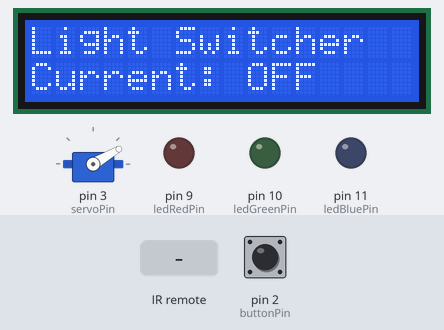
The sketch below on a simulated Arduino Uno, built with avr-gcc and run on an emulated ATmega328P. On the bench: servo, 16×2 character LCD, output pins drawn as LEDs (lit = HIGH). The inputs (shaded band) are chosen by the test bench; at power-on: pin 2 (buttonPin) LOW. What the sketch prints to the serial monitor is not drawn.

Above: at 2.2 s.
2.3 s: infrared code 0xFFA857 received
At 4.8 s:
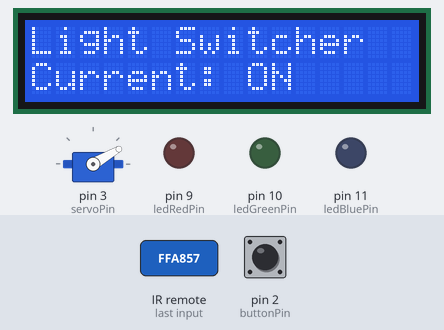
5.1 s: infrared code 0xFFC23D received
At 7.5 s:
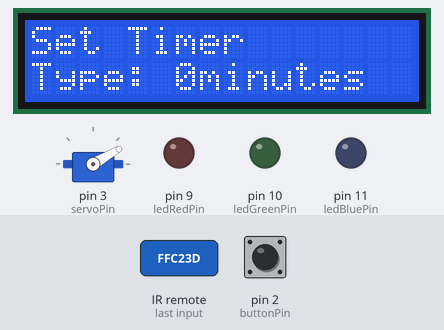
7.8 s: infrared code 0xFFC23D received
At 9.29 s:
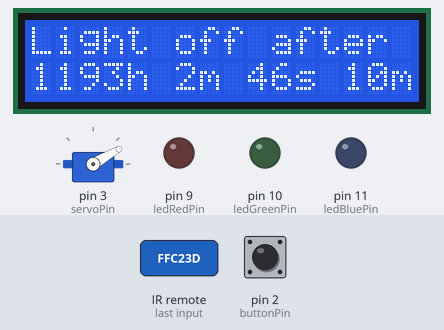
10.8 s: pin 2 (buttonPin) pulled HIGH for 0.15 s
At 11.6 s:
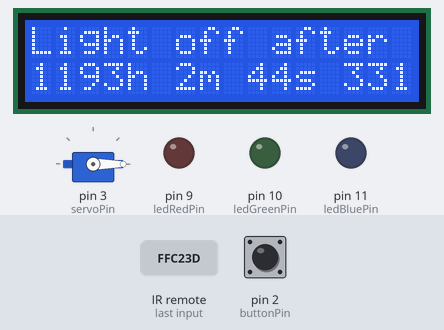
12.4 s: pin 2 (buttonPin) pulled HIGH for 1 s
At 13.1 s:
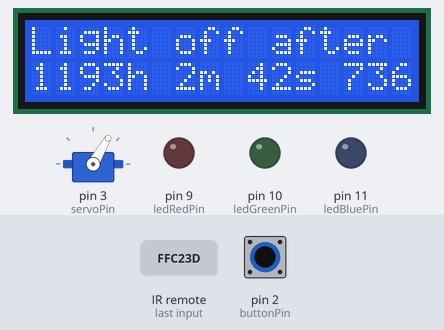
14.0 s: infrared code 0xFFE01F received
At 14.8 s:
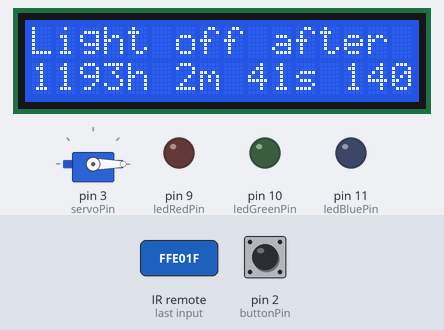
Timing chart, 0 to 16.5 s (numbered marks = the images above; inputs shaded):
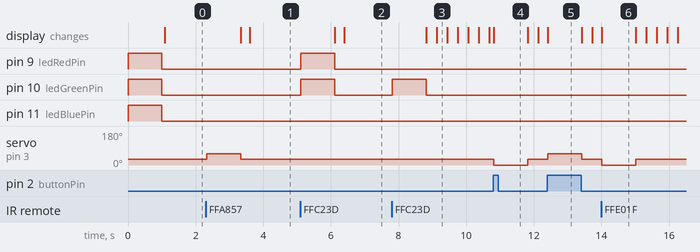

Measured:
- after the input at 2.3 s, servo on pin 3 (servoPin): 30° → 60° at once, → 30° 1.0 s later; the display: first changes after 1.0 s (image 1 shows a later state)
- after the input at 5.1 s, pin 9 (ledRedPin), pin 10 (ledGreenPin): LOW → HIGH at once, → LOW 1.0 s later; the display: first changes after 1.0 s (image 2 shows a later state)
- after the input at 7.8 s, pin 10 (ledGreenPin): LOW → HIGH at once, → LOW 1.0 s later; the display: first changes after 1.0 s (image 3 shows a later state)
- after the input at 10.8 s, servo on pin 3 (servoPin): 30° → 0° at once, → 30° 1.0 s later
- after the input at 12.4 s, servo on pin 3 (servoPin): 30° → 60° at once, → 30° 1.0 s later
- after the input at 14.0 s, servo on pin 3 (servoPin): 30° → 0° at once, → 30° 1.0 s later
- what the display in image 6 shows lasts 1.0 s, from 14.0 s to 15.0 s

The sketch:

lightswitcher.ino
```cpp
#include <stdio.h>
#include <stdlib.h>
#include <string.h>
#include <Servo.h>
#include <IRremote.h>
#include <LiquidCrystal_I2C.h>
#include <Wire.h>

int buttonPin = 2;
int servoPin = 3;
int recvPin = 4;
int ledRedPin = 9;
int ledGreenPin = 10;
int ledBluePin = 11;

Servo servo;
IRrecv irrecv(recvPin);
decode_results results;

int initialAngle = 30;
int lightOffAngle = 0;
int lightOnAngle = 60;

bool isLightOn = false;

bool isTimerMode = false;
bool isTimerSet = false;
char timerInput[3] = "\0";
unsigned long initialMillis;
unsigned long curMillis;
unsigned long remainMillis;
int milliSeconds;
int seconds;
int minutes;
int hours;

LiquidCrystal_I2C lcd(0x27, 16, 2);
char lightStatus[5];

void setup() {
    Serial.begin(9600);

    pinMode(buttonPin, INPUT);

    pinMode(ledRedPin, OUTPUT);
    pinMode(ledGreenPin, OUTPUT);
    pinMode(ledBluePin, OUTPUT);

    servo.attach(servoPin);
    servo.write(initialAngle);

    irrecv.enableIRIn();

    setLedColor("white");

    lcd.init();
    lcd.backlight();
}

void loop() {
    curMillis = millis();
/*
    if (isTimerSet && atoi(timerInput) != 0 && curMillis - initialMillis >= atoi(timerInput)*60000) {   //Timer Ended
        isLightOn = false;
        servoControl(false);

        isTimerMode = false;
        isTimerSet = false;

        remainMillis = 0;
        hours = 0;
        minutes = 0;
        seconds = 0;
        milliSeconds = 0;

        lcd.clear();

        setLedColor("blink");
    } */

    if (!isTimerMode) {
        if (!isLightOn) {
            strcpy(lightStatus, "OFF");
        } else if (isLightOn) {
            strcpy(lightStatus, "ON");
        }
        lcd.setCursor(0, 0);
        lcd.print("Light Switcher");
        lcd.setCursor(0, 1);
        lcd.print(String("Current: ") + lightStatus);
    } else if (isTimerMode && !isTimerSet) {
        lcd.setCursor(0, 0);
        lcd.print("Set Timer");
        lcd.setCursor(0, 1);
        lcd.print(String("Type: ") + atoi(timerInput) + String("minutes"));
    } else if (isTimerMode && isTimerSet) {
        remainMillis = atoi(timerInput)*60000 - (curMillis - initialMillis);
        hours = remainMillis / (1000ul * 60ul * 60ul);
        minutes = (remainMillis % (1000ul * 60ul * 60ul)) / (1000ul * 60ul);
        seconds = ((remainMillis % (1000ul * 60ul * 60ul)) % (1000ul * 60ul)) / 1000ul;
        milliSeconds = ((remainMillis % (1000ul * 60ul * 60ul)) % (1000ul * 60ul)) % 1000ul;
        lcd.setCursor(0, 0);
        lcd.print("Light off after");
        lcd.setCursor(0, 1);
        lcd.print(hours + String("h ") + minutes + String("m ") + seconds + String("s ") + milliSeconds + String("ms  "));
        if (remainMillis <= 100ul) {
            lcd.clear();
            lcd.setCursor(0, 0);
            lcd.print("Light turned off");
            lcd.setCursor(0, 1);
            lcd.print(hours + String("h ") + minutes + String("m ") + seconds + String("s ") + 0 + String("ms"));

            isLightOn = false;
            servoControl(false);

            isTimerMode = false;
            isTimerSet = false;

            timerInput[0] = '\0';

            remainMillis = 0;
            hours = 0;
            minutes = 0;
            seconds = 0;
            milliSeconds = 0;

            delay(3000);
            lcd.clear();

            setLedColor("blink");
/*             exit(0); */
        }
    }

    if (irrecv.decode(&results)) {
        Serial.println(results.value, HEX);

        switch (results.value) {
            case 0xFFE01F:  //-
                isLightOn = false;
                servoControl(false);
                lcd.clear();
                break;

            case 0xFFA857:  //+
                isLightOn = true;
                servoControl(true);
                lcd.clear();
                break;

            case 0xFFC23D:  //Play/Pause
                if (!isTimerMode) { //Start Timer Setting Mode
                    isTimerMode = true;
                    setLedColor("yellow");
                    lcd.clear();
                } else if (isTimerMode) {
                    if (!isTimerSet) {  //Set Timer
                        isTimerSet = true;
                        initialMillis = millis();
                        setLedColor("green");
                        lcd.clear();
                    } else if (isTimerSet) {    //Reset Timer
                        timerInput[0] = '\0';
                        isTimerSet = false;
                        isTimerMode = false;
                        setLedColor("red");
                        lcd.clear();
                    }
                }
                break;

            case 0xFF6897:  //0
                if (isTimerMode && !isTimerSet) {
                    strcat(timerInput, "0");
                }
                break;

            case 0xFF30CF:  //1
                if (isTimerMode && !isTimerSet) {
                    strcat(timerInput, "1");
                }
                break;

            case 0xFF18E7:  //2
                if (isTimerMode && !isTimerSet) {
                    strcat(timerInput, "2");
                }
                break;

            case 0xFF7A85:  //3
                if (isTimerMode && !isTimerSet) {
                    strcat(timerInput, "3");
                }
                break;

            case 0xFF10EF:  //4
                if (isTimerMode && !isTimerSet) {
                    strcat(timerInput, "4");
                }
                break;

            case 0xFF38C7:  //5
                if (isTimerMode && !isTimerSet) {
                    strcat(timerInput, "5");
                }
                break;

            case 0xFF5AA5:  //6
                if (isTimerMode && !isTimerSet) {
                    strcat(timerInput, "6");
                }
                break;

            case 0xFF42BD:  //7
                if (isTimerMode && !isTimerSet) {
                    strcat(timerInput, "7");
                }
                break;

            case 0xFF4AB5:  //8
                if (isTimerMode && !isTimerSet) {
                    strcat(timerInput, "8");
                }
                break;

            case 0xFF52AD:  //9
                if (isTimerMode && !isTimerSet) {
                    strcat(timerInput, "9");
                }
                break;

            default:
                break;
        }

        delay(250);
        irrecv.resume();
    }

    if (digitalRead(buttonPin) == 1) {
        isLightOn = !isLightOn;
        if (isLightOn) {
            servoControl(true);
        } else {
            servoControl(false);
        }
        lcd.clear();
        delay(250);
    }
}

void servoControl(bool onOff) {
    if (!onOff) {
        servo.write(lightOffAngle);
        delay(1000);
        servo.write(initialAngle);
    } else if (onOff) {
        servo.write(lightOnAngle);
        delay(1000);
        servo.write(initialAngle);
    }
}

void setLedColor(char color[10]) {
    if (color == "red") {
        analogWrite(ledRedPin, 255);
        analogWrite(ledGreenPin, 0);
        analogWrite(ledBluePin, 0);
        delay(1000);
        analogWrite(ledRedPin, 0);
        analogWrite(ledGreenPin, 0);
        analogWrite(ledBluePin, 0);
    } else if (color == "green") {
        analogWrite(ledRedPin, 0);
        analogWrite(ledGreenPin, 255);
        analogWrite(ledBluePin, 0);
        delay(1000);
        analogWrite(ledRedPin, 0);
        analogWrite(ledGreenPin, 0);
        analogWrite(ledBluePin, 0);
    } else if (color == "yellow") {
        analogWrite(ledRedPin, 255);
        analogWrite(ledGreenPin, 255);
        analogWrite(ledBluePin, 0);
        delay(1000);
        analogWrite(ledRedPin, 0);
        analogWrite(ledGreenPin, 0);
        analogWrite(ledBluePin, 0);
    } else if (color == "white") {
        analogWrite(ledRedPin, 255);
        analogWrite(ledGreenPin, 255);
        analogWrite(ledBluePin, 255);
        delay(1000);
        analogWrite(ledRedPin, 0);
        analogWrite(ledGreenPin, 0);
        analogWrite(ledBluePin, 0);
    } else if (color == "blink") {
        for (int i = 0; i < 2; i++) {
            analogWrite(ledRedPin, 255);
            analogWrite(ledGreenPin, 0);
            analogWrite(ledBluePin, 0);
            delay(500);
            analogWrite(ledRedPin, 0);
            analogWrite(ledGreenPin, 0);
            analogWrite(ledBluePin, 0);
            delay(500);
        }
    }
}
```
